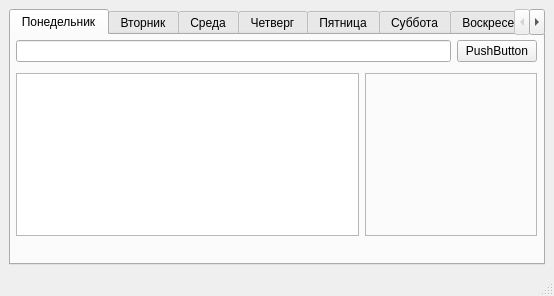
<?xml version="1.0" encoding="UTF-8"?>
<ui version="4.0">
 <class>MainWindow</class>
 <widget class="QMainWindow" name="MainWindow">
  <property name="geometry">
   <rect>
    <x>0</x>
    <y>0</y>
    <width>554</width>
    <height>296</height>
   </rect>
  </property>
  <property name="windowTitle">
   <string>MyTodoList</string>
  </property>
  <widget class="QWidget" name="centralwidget">
   <layout class="QGridLayout" name="gridLayout">
    <item row="0" column="0">
     <widget class="QTabWidget" name="tabWidget">
      <property name="currentIndex">
       <number>0</number>
      </property>
      <widget class="QWidget" name="monday_tab">
       <attribute name="title">
        <string>Понедельник</string>
       </attribute>
       <widget class="QWidget" name="verticalLayoutWidget">
        <property name="geometry">
         <rect>
          <x>0</x>
          <y>0</y>
          <width>531</width>
          <height>201</height>
         </rect>
        </property>
        <layout class="QVBoxLayout" name="verticalLayout">
         <item>
          <layout class="QHBoxLayout" name="horizontalLayout">
           <property name="leftMargin">
            <number>5</number>
           </property>
           <property name="topMargin">
            <number>5</number>
           </property>
           <property name="rightMargin">
            <number>5</number>
           </property>
           <property name="bottomMargin">
            <number>0</number>
           </property>
           <item>
            <widget class="QLineEdit" name="insertTask"/>
           </item>
           <item>
            <widget class="QPushButton" name="addTaskButton">
             <property name="text">
              <string>PushButton</string>
             </property>
            </widget>
           </item>
          </layout>
         </item>
         <item>
          <layout class="QHBoxLayout" name="horizontalLayout_3">
           <property name="leftMargin">
            <number>5</number>
           </property>
           <property name="topMargin">
            <number>5</number>
           </property>
           <property name="rightMargin">
            <number>5</number>
           </property>
           <property name="bottomMargin">
            <number>0</number>
           </property>
           <item>
            <widget class="QListWidget" name="w_taskList">
             <property name="sizePolicy">
              <sizepolicy hsizetype="Expanding" vsizetype="Expanding">
               <horstretch>2</horstretch>
               <verstretch>0</verstretch>
              </sizepolicy>
             </property>
            </widget>
           </item>
           <item>
            <widget class="QFrame" name="f_taskMenu">
             <property name="sizePolicy">
              <sizepolicy hsizetype="Preferred" vsizetype="Preferred">
               <horstretch>1</horstretch>
               <verstretch>0</verstretch>
              </sizepolicy>
             </property>
             <property name="frameShape">
              <enum>QFrame::StyledPanel</enum>
             </property>
             <property name="frameShadow">
              <enum>QFrame::Raised</enum>
             </property>
            </widget>
           </item>
          </layout>
         </item>
        </layout>
       </widget>
      </widget>
      <widget class="QWidget" name="tuesday_tab">
       <attribute name="title">
        <string>Вторник</string>
       </attribute>
       <widget class="QWidget" name="verticalLayoutWidget_2">
        <property name="geometry">
         <rect>
          <x>0</x>
          <y>0</y>
          <width>531</width>
          <height>201</height>
         </rect>
        </property>
        <layout class="QVBoxLayout" name="verticalLayout_2">
         <item>
          <layout class="QHBoxLayout" name="horizontalLayout_4">
           <property name="leftMargin">
            <number>5</number>
           </property>
           <property name="topMargin">
            <number>5</number>
           </property>
           <property name="rightMargin">
            <number>5</number>
           </property>
           <property name="bottomMargin">
            <number>0</number>
           </property>
           <item>
            <widget class="QLineEdit" name="insertTask_2"/>
           </item>
           <item>
            <widget class="QPushButton" name="addTaskButton_2">
             <property name="text">
              <string>PushButton</string>
             </property>
            </widget>
           </item>
          </layout>
         </item>
         <item>
          <layout class="QHBoxLayout" name="horizontalLayout_5">
           <property name="leftMargin">
            <number>5</number>
           </property>
           <property name="topMargin">
            <number>5</number>
           </property>
           <property name="rightMargin">
            <number>5</number>
           </property>
           <property name="bottomMargin">
            <number>0</number>
           </property>
           <item>
            <widget class="QListWidget" name="w_taskList_2">
             <property name="sizePolicy">
              <sizepolicy hsizetype="Expanding" vsizetype="Expanding">
               <horstretch>2</horstretch>
               <verstretch>0</verstretch>
              </sizepolicy>
             </property>
            </widget>
           </item>
           <item>
            <widget class="QFrame" name="f_taskMenu_2">
             <property name="sizePolicy">
              <sizepolicy hsizetype="Preferred" vsizetype="Preferred">
               <horstretch>1</horstretch>
               <verstretch>0</verstretch>
              </sizepolicy>
             </property>
             <property name="frameShape">
              <enum>QFrame::StyledPanel</enum>
             </property>
             <property name="frameShadow">
              <enum>QFrame::Raised</enum>
             </property>
            </widget>
           </item>
          </layout>
         </item>
        </layout>
       </widget>
      </widget>
      <widget class="QWidget" name="wednesday_tab">
       <attribute name="title">
        <string>Среда</string>
       </attribute>
       <widget class="QWidget" name="verticalLayoutWidget_3">
        <property name="geometry">
         <rect>
          <x>0</x>
          <y>0</y>
          <width>531</width>
          <height>201</height>
         </rect>
        </property>
        <layout class="QVBoxLayout" name="verticalLayout_3">
         <item>
          <layout class="QHBoxLayout" name="horizontalLayout_6">
           <property name="leftMargin">
            <number>5</number>
           </property>
           <property name="topMargin">
            <number>5</number>
           </property>
           <property name="rightMargin">
            <number>5</number>
           </property>
           <property name="bottomMargin">
            <number>0</number>
           </property>
           <item>
            <widget class="QLineEdit" name="insertTask_3"/>
           </item>
           <item>
            <widget class="QPushButton" name="addTaskButton_3">
             <property name="text">
              <string>PushButton</string>
             </property>
            </widget>
           </item>
          </layout>
         </item>
         <item>
          <layout class="QHBoxLayout" name="horizontalLayout_7">
           <property name="leftMargin">
            <number>5</number>
           </property>
           <property name="topMargin">
            <number>5</number>
           </property>
           <property name="rightMargin">
            <number>5</number>
           </property>
           <property name="bottomMargin">
            <number>0</number>
           </property>
           <item>
            <widget class="QListWidget" name="w_taskList_3">
             <property name="sizePolicy">
              <sizepolicy hsizetype="Expanding" vsizetype="Expanding">
               <horstretch>2</horstretch>
               <verstretch>0</verstretch>
              </sizepolicy>
             </property>
            </widget>
           </item>
           <item>
            <widget class="QFrame" name="f_taskMenu_3">
             <property name="sizePolicy">
              <sizepolicy hsizetype="Preferred" vsizetype="Preferred">
               <horstretch>1</horstretch>
               <verstretch>0</verstretch>
              </sizepolicy>
             </property>
             <property name="frameShape">
              <enum>QFrame::StyledPanel</enum>
             </property>
             <property name="frameShadow">
              <enum>QFrame::Raised</enum>
             </property>
            </widget>
           </item>
          </layout>
         </item>
        </layout>
       </widget>
      </widget>
      <widget class="QWidget" name="thursday_tab">
       <attribute name="title">
        <string>Четверг</string>
       </attribute>
       <widget class="QWidget" name="verticalLayoutWidget_4">
        <property name="geometry">
         <rect>
          <x>0</x>
          <y>0</y>
          <width>531</width>
          <height>201</height>
         </rect>
        </property>
        <layout class="QVBoxLayout" name="verticalLayout_4">
         <item>
          <layout class="QHBoxLayout" name="horizontalLayout_8">
           <property name="leftMargin">
            <number>5</number>
           </property>
           <property name="topMargin">
            <number>5</number>
           </property>
           <property name="rightMargin">
            <number>5</number>
           </property>
           <property name="bottomMargin">
            <number>0</number>
           </property>
           <item>
            <widget class="QLineEdit" name="insertTask_4"/>
           </item>
           <item>
            <widget class="QPushButton" name="addTaskButton_4">
             <property name="text">
              <string>PushButton</string>
             </property>
            </widget>
           </item>
          </layout>
         </item>
         <item>
          <layout class="QHBoxLayout" name="horizontalLayout_9">
           <property name="leftMargin">
            <number>5</number>
           </property>
           <property name="topMargin">
            <number>5</number>
           </property>
           <property name="rightMargin">
            <number>5</number>
           </property>
           <property name="bottomMargin">
            <number>0</number>
           </property>
           <item>
            <widget class="QListWidget" name="w_taskList_4">
             <property name="sizePolicy">
              <sizepolicy hsizetype="Expanding" vsizetype="Expanding">
               <horstretch>2</horstretch>
               <verstretch>0</verstretch>
              </sizepolicy>
             </property>
            </widget>
           </item>
           <item>
            <widget class="QFrame" name="f_taskMenu_4">
             <property name="sizePolicy">
              <sizepolicy hsizetype="Preferred" vsizetype="Preferred">
               <horstretch>1</horstretch>
               <verstretch>0</verstretch>
              </sizepolicy>
             </property>
             <property name="frameShape">
              <enum>QFrame::StyledPanel</enum>
             </property>
             <property name="frameShadow">
              <enum>QFrame::Raised</enum>
             </property>
            </widget>
           </item>
          </layout>
         </item>
        </layout>
       </widget>
      </widget>
      <widget class="QWidget" name="friday__tab">
       <attribute name="title">
        <string>Пятница</string>
       </attribute>
       <widget class="QWidget" name="verticalLayoutWidget_5">
        <property name="geometry">
         <rect>
          <x>0</x>
          <y>0</y>
          <width>531</width>
          <height>201</height>
         </rect>
        </property>
        <layout class="QVBoxLayout" name="verticalLayout_5">
         <item>
          <layout class="QHBoxLayout" name="horizontalLayout_10">
           <property name="leftMargin">
            <number>5</number>
           </property>
           <property name="topMargin">
            <number>5</number>
           </property>
           <property name="rightMargin">
            <number>5</number>
           </property>
           <property name="bottomMargin">
            <number>0</number>
           </property>
           <item>
            <widget class="QLineEdit" name="insertTask_5"/>
           </item>
           <item>
            <widget class="QPushButton" name="addTaskButton_5">
             <property name="text">
              <string>PushButton</string>
             </property>
            </widget>
           </item>
          </layout>
         </item>
         <item>
          <layout class="QHBoxLayout" name="horizontalLayout_11">
           <property name="leftMargin">
            <number>5</number>
           </property>
           <property name="topMargin">
            <number>5</number>
           </property>
           <property name="rightMargin">
            <number>5</number>
           </property>
           <property name="bottomMargin">
            <number>0</number>
           </property>
           <item>
            <widget class="QListWidget" name="w_taskList_5">
             <property name="sizePolicy">
              <sizepolicy hsizetype="Expanding" vsizetype="Expanding">
               <horstretch>2</horstretch>
               <verstretch>0</verstretch>
              </sizepolicy>
             </property>
            </widget>
           </item>
           <item>
            <widget class="QFrame" name="f_taskMenu_5">
             <property name="sizePolicy">
              <sizepolicy hsizetype="Preferred" vsizetype="Preferred">
               <horstretch>1</horstretch>
               <verstretch>0</verstretch>
              </sizepolicy>
             </property>
             <property name="frameShape">
              <enum>QFrame::StyledPanel</enum>
             </property>
             <property name="frameShadow">
              <enum>QFrame::Raised</enum>
             </property>
            </widget>
           </item>
          </layout>
         </item>
        </layout>
       </widget>
      </widget>
      <widget class="QWidget" name="saturday_tab">
       <attribute name="title">
        <string>Суббота</string>
       </attribute>
       <widget class="QWidget" name="verticalLayoutWidget_6">
        <property name="geometry">
         <rect>
          <x>0</x>
          <y>0</y>
          <width>531</width>
          <height>201</height>
         </rect>
        </property>
        <layout class="QVBoxLayout" name="verticalLayout_6">
         <item>
          <layout class="QHBoxLayout" name="horizontalLayout_12">
           <property name="leftMargin">
            <number>5</number>
           </property>
           <property name="topMargin">
            <number>5</number>
           </property>
           <property name="rightMargin">
            <number>5</number>
           </property>
           <property name="bottomMargin">
            <number>0</number>
           </property>
           <item>
            <widget class="QLineEdit" name="insertTask_6"/>
           </item>
           <item>
            <widget class="QPushButton" name="addTaskButton_6">
             <property name="text">
              <string>PushButton</string>
             </property>
            </widget>
           </item>
          </layout>
         </item>
         <item>
          <layout class="QHBoxLayout" name="horizontalLayout_13">
           <property name="leftMargin">
            <number>5</number>
           </property>
           <property name="topMargin">
            <number>5</number>
           </property>
           <property name="rightMargin">
            <number>5</number>
           </property>
           <property name="bottomMargin">
            <number>0</number>
           </property>
           <item>
            <widget class="QListWidget" name="w_taskList_6">
             <property name="sizePolicy">
              <sizepolicy hsizetype="Expanding" vsizetype="Expanding">
               <horstretch>2</horstretch>
               <verstretch>0</verstretch>
              </sizepolicy>
             </property>
            </widget>
           </item>
           <item>
            <widget class="QFrame" name="f_taskMenu_6">
             <property name="sizePolicy">
              <sizepolicy hsizetype="Preferred" vsizetype="Preferred">
               <horstretch>1</horstretch>
               <verstretch>0</verstretch>
              </sizepolicy>
             </property>
             <property name="frameShape">
              <enum>QFrame::StyledPanel</enum>
             </property>
             <property name="frameShadow">
              <enum>QFrame::Raised</enum>
             </property>
            </widget>
           </item>
          </layout>
         </item>
        </layout>
       </widget>
      </widget>
      <widget class="QWidget" name="sunday_tab">
       <attribute name="title">
        <string>Воскресенье</string>
       </attribute>
       <widget class="QWidget" name="verticalLayoutWidget_7">
        <property name="geometry">
         <rect>
          <x>0</x>
          <y>0</y>
          <width>531</width>
          <height>201</height>
         </rect>
        </property>
        <layout class="QVBoxLayout" name="verticalLayout_7">
         <item>
          <layout class="QHBoxLayout" name="horizontalLayout_14">
           <property name="leftMargin">
            <number>5</number>
           </property>
           <property name="topMargin">
            <number>5</number>
           </property>
           <property name="rightMargin">
            <number>5</number>
           </property>
           <property name="bottomMargin">
            <number>0</number>
           </property>
           <item>
            <widget class="QLineEdit" name="insertTask_7"/>
           </item>
           <item>
            <widget class="QPushButton" name="addTaskButton_7">
             <property name="text">
              <string>PushButton</string>
             </property>
            </widget>
           </item>
          </layout>
         </item>
         <item>
          <layout class="QHBoxLayout" name="horizontalLayout_15">
           <property name="leftMargin">
            <number>5</number>
           </property>
           <property name="topMargin">
            <number>5</number>
           </property>
           <property name="rightMargin">
            <number>5</number>
           </property>
           <property name="bottomMargin">
            <number>0</number>
           </property>
           <item>
            <widget class="QListWidget" name="w_taskList_7">
             <property name="sizePolicy">
              <sizepolicy hsizetype="Expanding" vsizetype="Expanding">
               <horstretch>2</horstretch>
               <verstretch>0</verstretch>
              </sizepolicy>
             </property>
            </widget>
           </item>
           <item>
            <widget class="QFrame" name="f_taskMenu_7">
             <property name="sizePolicy">
              <sizepolicy hsizetype="Preferred" vsizetype="Preferred">
               <horstretch>1</horstretch>
               <verstretch>0</verstretch>
              </sizepolicy>
             </property>
             <property name="frameShape">
              <enum>QFrame::StyledPanel</enum>
             </property>
             <property name="frameShadow">
              <enum>QFrame::Raised</enum>
             </property>
            </widget>
           </item>
          </layout>
         </item>
        </layout>
       </widget>
      </widget>
     </widget>
    </item>
   </layout>
  </widget>
  <widget class="QMenuBar" name="menubar">
   <property name="geometry">
    <rect>
     <x>0</x>
     <y>0</y>
     <width>554</width>
     <height>21</height>
    </rect>
   </property>
  </widget>
  <widget class="QStatusBar" name="statusbar"/>
 </widget>
 <resources/>
 <connections/>
</ui>
